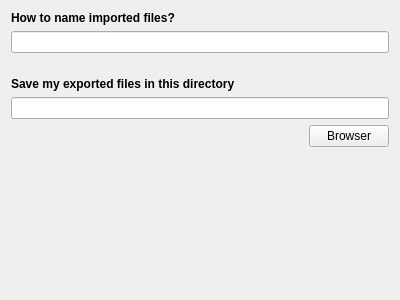
<?xml version="1.0" encoding="UTF-8"?>
<ui version="4.0">
 <class>ExportToWidget</class>
 <widget class="QWidget" name="ExportToWidget">
  <property name="geometry">
   <rect>
    <x>0</x>
    <y>0</y>
    <width>400</width>
    <height>300</height>
   </rect>
  </property>
  <property name="windowTitle">
   <string>Form</string>
  </property>
  <layout class="QVBoxLayout" name="verticalLayout">
   <item>
    <widget class="QLabel" name="label">
     <property name="font">
      <font>
       <bold>true</bold>
      </font>
     </property>
     <property name="text">
      <string>How to name imported files?</string>
     </property>
    </widget>
   </item>
   <item>
    <widget class="QLineEdit" name="filename"/>
   </item>
   <item>
    <spacer name="verticalSpacer_2">
     <property name="orientation">
      <enum>Qt::Vertical</enum>
     </property>
     <property name="sizeType">
      <enum>QSizePolicy::Fixed</enum>
     </property>
     <property name="sizeHint" stdset="0">
      <size>
       <width>20</width>
       <height>18</height>
      </size>
     </property>
    </spacer>
   </item>
   <item>
    <widget class="QLabel" name="label_2">
     <property name="font">
      <font>
       <bold>true</bold>
      </font>
     </property>
     <property name="text">
      <string>Save my exported files in this directory</string>
     </property>
    </widget>
   </item>
   <item>
    <widget class="QLineEdit" name="directory">
     <property name="font">
      <font>
       <bold>false</bold>
      </font>
     </property>
    </widget>
   </item>
   <item>
    <layout class="QHBoxLayout" name="horizontalLayout">
     <item>
      <spacer name="horizontalSpacer">
       <property name="orientation">
        <enum>Qt::Horizontal</enum>
       </property>
       <property name="sizeHint" stdset="0">
        <size>
         <width>40</width>
         <height>20</height>
        </size>
       </property>
      </spacer>
     </item>
     <item>
      <widget class="QPushButton" name="browser">
       <property name="text">
        <string>Browser</string>
       </property>
      </widget>
     </item>
    </layout>
   </item>
   <item>
    <spacer name="verticalSpacer">
     <property name="orientation">
      <enum>Qt::Vertical</enum>
     </property>
     <property name="sizeHint" stdset="0">
      <size>
       <width>20</width>
       <height>136</height>
      </size>
     </property>
    </spacer>
   </item>
  </layout>
 </widget>
 <resources/>
 <connections/>
</ui>
